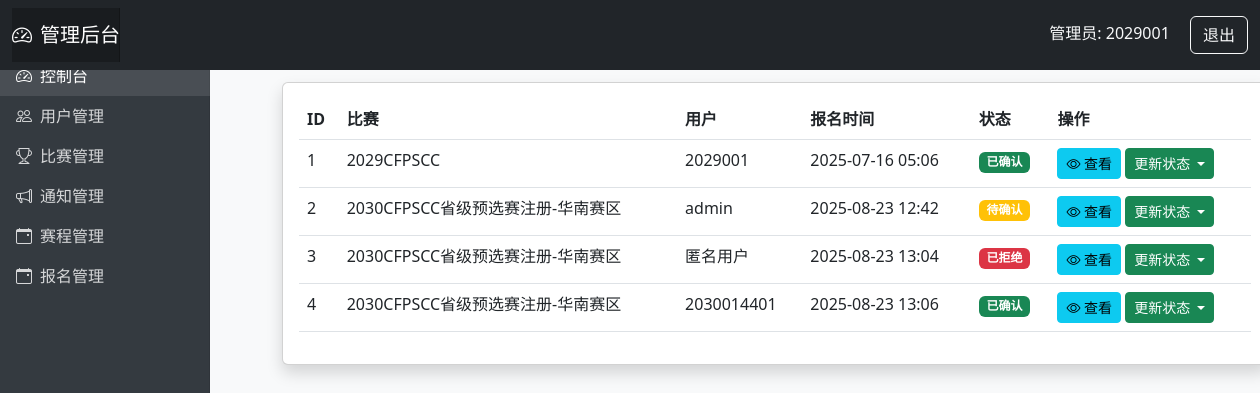
The app's page /admin/registrations (signed in) with its own data.
### main.py (models this page shows, shortened)
class Registration(db.Model):
    id = db.Column(db.Integer, primary_key=True)
    competition_id = db.Column(db.Integer, db.ForeignKey('competition.id'), nullable=False)
    user_id = db.Column(db.Integer, db.ForeignKey('user.id'), nullable=True)
    form_data = db.Column(db.Text, nullable=False)  # JSON格式的表单数据
    registration_date = db.Column(db.DateTime, default=datetime.utcnow)
    status = db.Column(db.String(20), default='pending')  # 新增状态字段: pending/confirmed/rejected

class Competition(db.Model):
    id = db.Column(db.Integer, primary_key=True)
    title = db.Column(db.String(200), nullable=False)
    description = db.Column(db.Text, nullable=False)
    start_date = db.Column(db.DateTime, nullable=False)
    end_date = db.Column(db.DateTime, nullable=False)
    form_fields = db.Column(db.Text, nullable=False)  # JSON格式的表单字段
    registrations = db.relationship('Registration', backref='competition', lazy=True)

class User(db.Model):
    id = db.Column(db.Integer, primary_key=True)
    username = db.Column(db.String(80), unique=True, nullable=False)
    password = db.Column(db.String(120), nullable=False)
    name = db.Column(db.String(100), nullable=True)
    email = db.Column(db.String(100), nullable=True)
    phone = db.Column(db.String(20), nullable=True)
    team_name = db.Column(db.String(100), nullable=True)  # 新增队伍名称
    province = db.Column(db.String(50), nullable=True)    # 新增省份
    is_admin = db.Column(db.Boolean, default=False)
    registrations = db.relationship('Registration', backref='user', lazy=True)

### main.py (the view)
@app.route('/admin/registrations')
def manage_registrations():
    if not 'is_admin' in session and session['is_admin']:
        flash('无权访问管理员页面', 'danger')
        return redirect(url_for('home'))
    registrations = Registration.query.all()
    users = {user.id: user for user in User.query.all()}
    competitions = {comp.id: comp for comp in Competition.query.all()}
    return render_template('admin/registrations.html',
                          registrations=registrations,
                          users=users,
                          competitions=competitions)

### templates/admin/registrations.html (shortened to what this page needs)
{% extends "admin/base.html" %}
{% block admin_content %}
<div class="container-fluid">
    <h2 class="mb-4">报名管理</h2>
    <div class="card shadow">
        <div class="card-body">
            {% if registrations %}
            <div class="table-responsive">
                <table class="table table-hover">
                    <thead>
                        <tr>
                            <th>ID</th>
                            <th>比赛</th>
                            <th>用户</th>
                            <th>报名时间</th>
                            <th>状态</th>
                            <th>操作</th>
                        </tr>
                    </thead>
                    <tbody>
                        {% for reg in registrations %}
                        <tr>
                            <td>{{ reg.id }}</td>
                            <td>
                                {% if competitions[reg.competition_id] %}
                                    {{ competitions[reg.competition_id].title }}
                                {% else %}
                                    比赛已删除
                                {% endif %}
                            </td>
                            <td>
                                {% if reg.user_id and users[reg.user_id] %}
                                    {{ users[reg.user_id].username }}
                                {% else %}
                                    匿名用户
                                {% endif %}
                            </td>
                            <td>{{ reg.registration_date.strftime('%Y-%m-%d %H:%M') }}</td>
                            <td>
                                <span class="badge
                                    {% if reg.status == 'confirmed' %}bg-success
                                    {% elif reg.status == 'rejected' %}bg-danger
                                    {% else %}bg-warning{% endif %}">
                                    {% if reg.status == 'confirmed' %}已确认
                                    {% elif reg.status == 'rejected' %}已拒绝
                                    {% else %}待确认{% endif %}
                                </span>
                            </td>
                            <td>
                                <a href="{{ url_for('registration_detail', id=reg.id) }}"
                                   class="btn btn-sm btn-info">
                                    <i class="bi bi-eye"></i> 查看
                                </a>
                                <div class="btn-group">
                                    <button type="button" class="btn btn-sm btn-success dropdown-toggle"
                                            data-bs-toggle="dropdown" aria-expanded="false">
                                        更新状态
                                    </button>
                                </div>
                            </td>
                        </tr>
                        {% endfor %}
                    </tbody>
                </table>
            </div>
            {% else %}
            <div class="alert alert-info">
                当前没有报名记录
            </div>
            {% endif %}
        </div>
    </div>
</div>
{% endblock %}

### templates/admin/base.html (style rules this page uses)
body { background-color: #f8f9fa; }
.card { box-shadow: 0 4px 6px rgba(0,0,0,0.1); margin-bottom: 20px; }

### records on screen
Registration: id "1", registration_date "2025-07-16 05:06", status "已确认"
Competition: title "2029CFPSCC"
User: username "2029001"
Registration: id "2", registration_date "2025-08-23 12:42", status "待确认"
Competition: title "2030CFPSCC省级预选赛注册-华南赛区"
User: username "admin"
Registration: id "3", shows "匿名用户", registration_date "2025-08-23 13:04", status "已拒绝"
Registration: id "4", registration_date "2025-08-23 13:06", status "已确认"
User: username "2030014401"

### other values on screen
{{ session.username }} "2029001"
